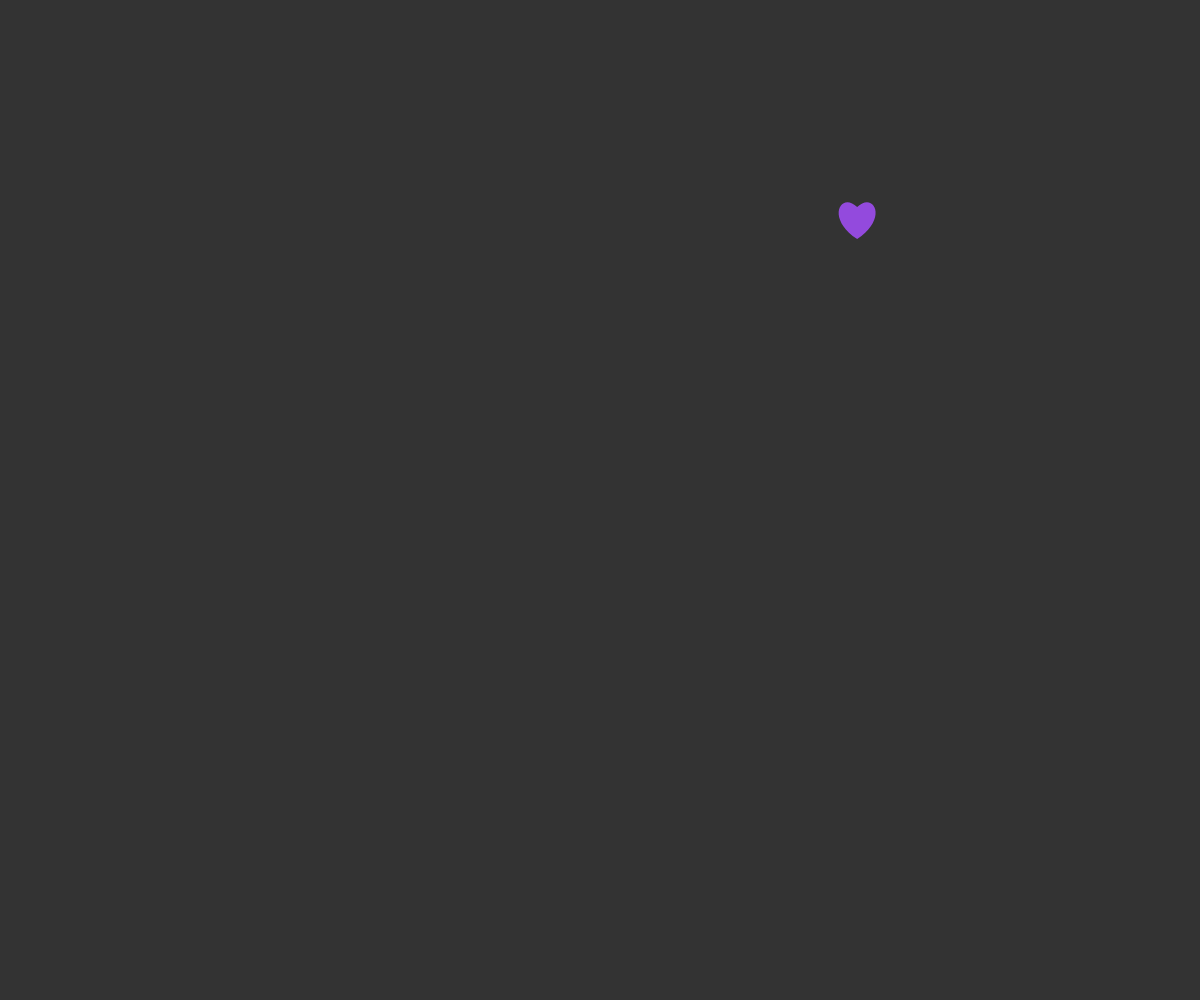
Frame 1 (no input)
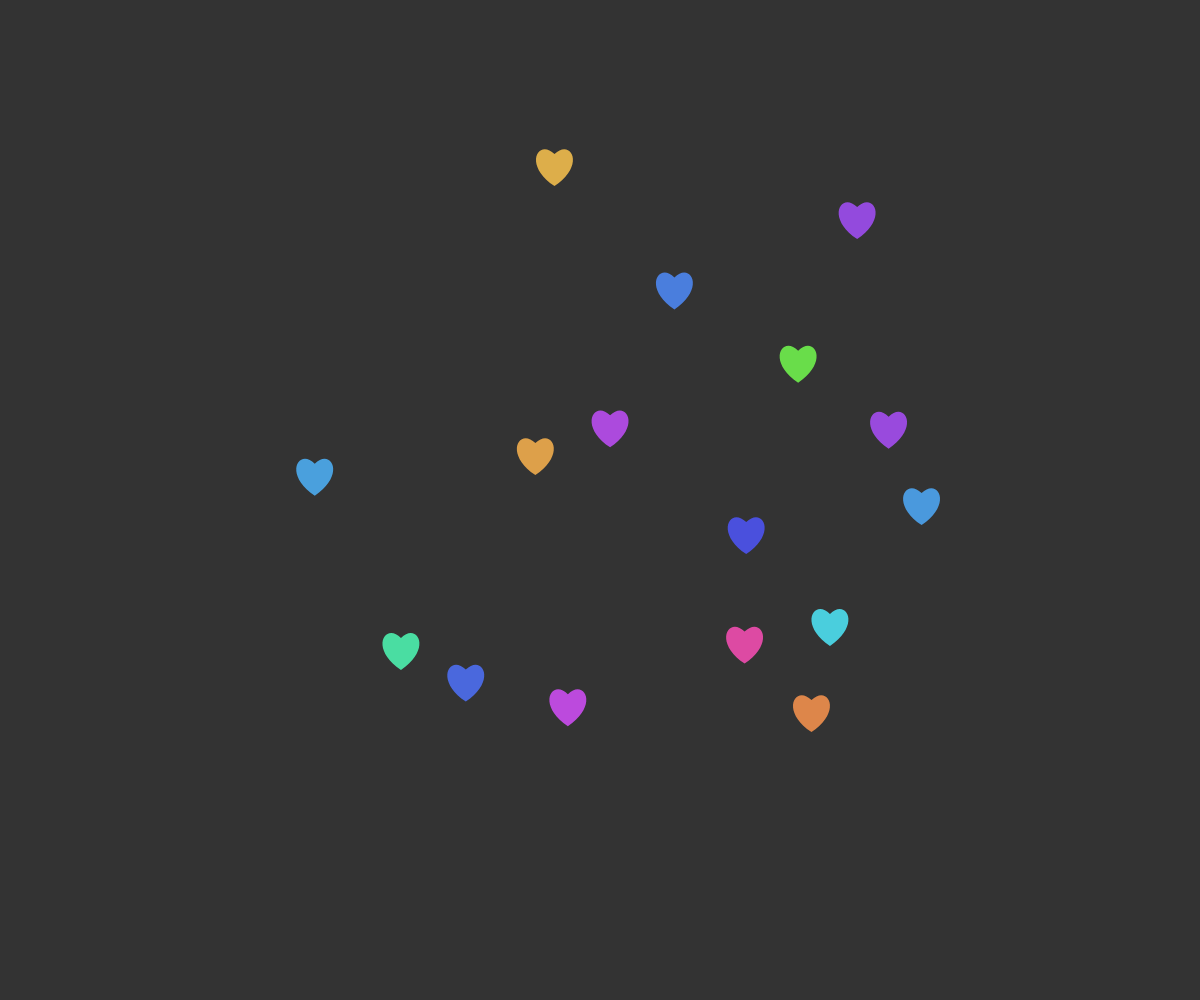
Frame 60 (no input)
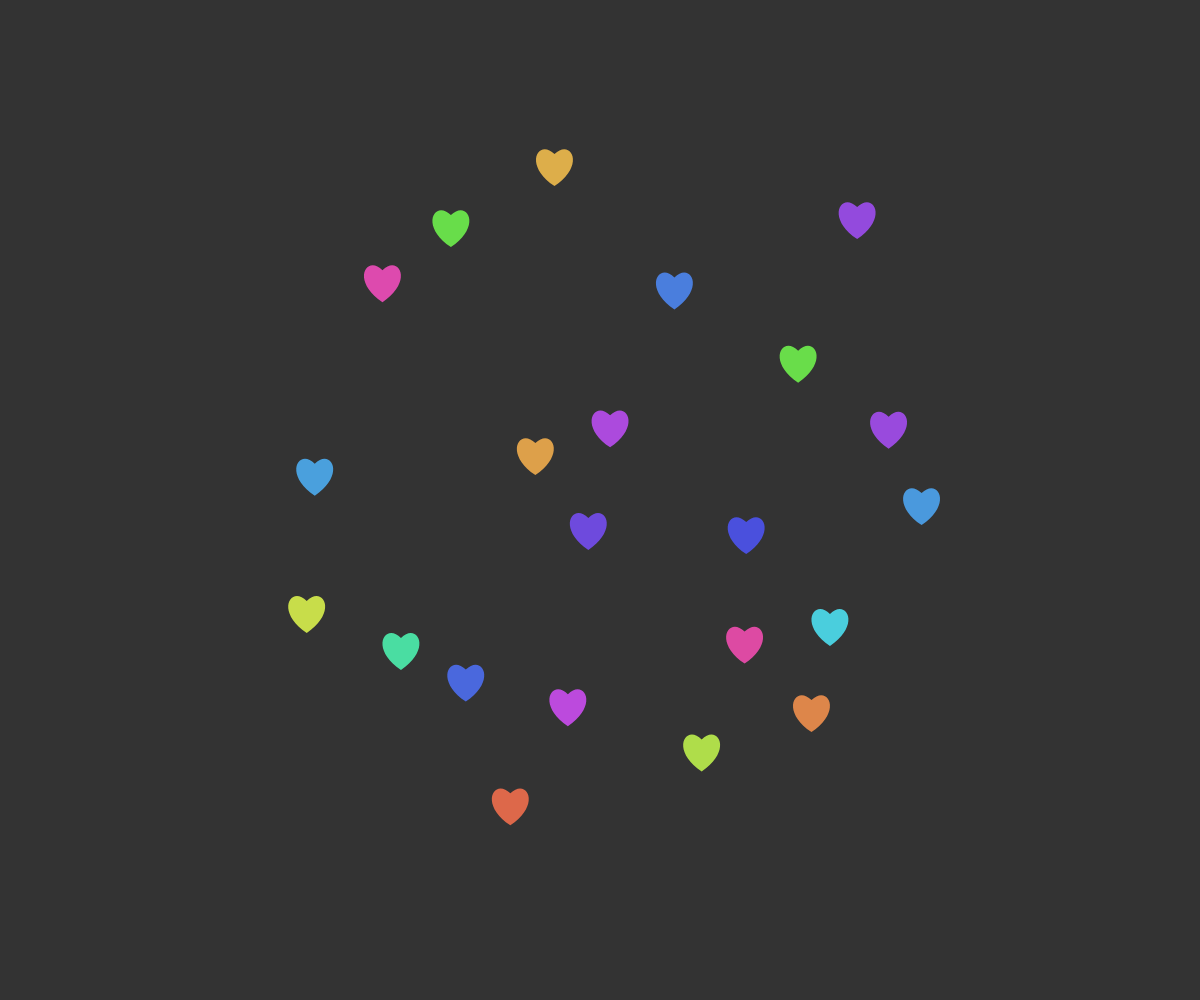
Frame 120 (the mouse pressed at the canvas centre since frame 60)

The p5.js sketch that drew these frames (run headless with seeded random() and noise() and a simulated clock; from frame 60 on, the mouse is pressed at the canvas centre):

// p5.js sketch
// ── sketch.js
let circles=[];
let failed=0;
let currentRadius=32;
function setup() {
    createCanvas(windowWidth,windowHeight);
    background(51);
    noStroke();
    colorMode(HSB,360,100,100);
}
function draw(){
 let tempCircle= new Circle(random(width),random(height),currentRadius);
 if(tempCircle.valid()){
    tempCircle.show();
    circles.push(tempCircle);
 }
 else{
    failed++;
    if(failed> 16*1024/currentRadius){    
        currentRadius/=2;
        failed=0;
       if(currentRadius<4) {
        noLoop();
        console.log("DONE!")
       }
    }
 }
}

class Circle{
    constructor(x,y,r){
        this.x=x;
        this.y=y;
        this.r=r;
        this.hue=random(360);
        this.saturation=66.5;
        this.lightness=86.5;
    }
    show(){
        noStroke();
    fill(this.hue,this.saturation,this.lightness);
    let size=this.r;
      beginShape();
  vertex(this.x, this.y);
  bezierVertex(this.x - size / 2, this.y - size / 2, this.x - size, this.y + size / 3, this.x, this.y + size);
  bezierVertex(this.x + size, this.y + size / 3, this.x + size / 2, this.y - size / 2, this.x, this.y);
  endShape(CLOSE);

    }
    valid(){
    for(let c of circles){
        if(dist(this.x,this.y,c.x,c.y) < this.r + c.r || dist(this.x,this.y,width/2,height/2)>350)return 0;
    }
    return 1;
    }

}
